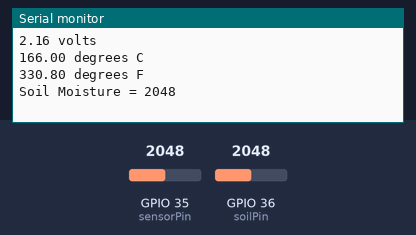
The sketch below on a simulated ESP32. Parts: the last lines printed to the serial monitor. Inputs (shaded band) come from the test bench; at power-on: GPIO 35 (sensorPin) = 2048, GPIO 36 (soilPin) = 2048. WiFi joins after 1.5 s; servers stay silent unless stated.

Above: at 3.0 s.
3.1 s: GPIO 35 (sensorPin) set to 2866
At 4.2 s:
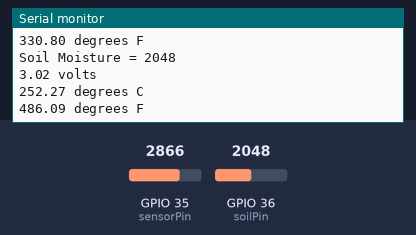
4.6 s: GPIO 36 (soilPin) set to 2866
At 5.7 s:
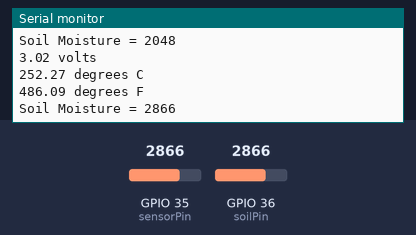
6.1 s: GPIO 35 (sensorPin) set to 3603
7.6 s: GPIO 36 (soilPin) set to 3603
At 8.7 s:
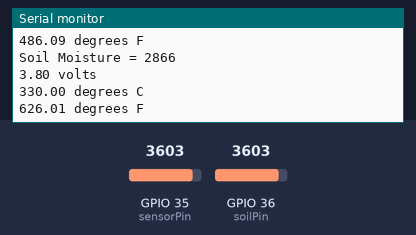
Timing chart, 0 to 10.1 s (numbered marks = the images above; inputs shaded):
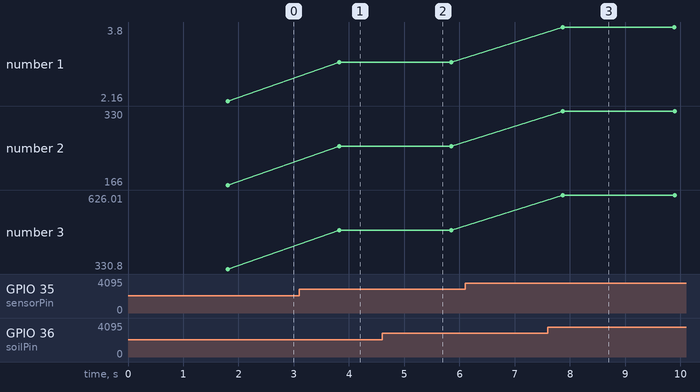

The sketch:

SMART_FARM.ino
```cpp
int sensorPin = 35; //the analog pin the TMP36's Vout (sense)
int val = 0; //value for storing moisture value
int soilPin = 36;//Declare a variable for the soil moisture sensor
int soilPower = 5;// Soil moisture Power

#include <WiFi.h>
#include <WiFiClient.h>
#include <BlynkSimpleEsp32.h>
#include<Servo.h>

BlynkTimer timer;
char auth[] = "300270fd8093438fb664de47d1764762"; // tokebn from blybk app
char ssid[] = "*********";// wifi username
char pass[] = "";// wifi password

Servo waterF;

void setup()
{
  Blynk.begin(auth, ssid, pass);
  Serial.begin(115200);  //Start the serial connection with the computer
  pinMode(soilPower, OUTPUT);//Set D7 as an OUTPUT
  digitalWrite(soilPower, LOW);//Set to LOW so no power is flowing through the sensor
}
//to view the result open the serial monitor


void myTimerEvent()
{
  // You can send any value at any time.
  // Please don't send more that 10 values per second.
  Blynk.virtualWrite(V5, millis() / 1000); // V5, V6, V10 virtual pins
  Blynk.virtualWrite(V6, millis() / 1000);// send data every one millisecond
  Blynk.virtualWrite(V10, millis() / 1000);
}


void loop()                     // loop
{

  Blynk.run();
  timer.run();
  // the voltage reading from the temperature sensor
  int reading = analogRead(sensorPin);

  // converting that reading to voltage to temperature
  float voltage = reading * 1.08;
  voltage /= 1024.0;

  // print out the voltage
  Serial.print(voltage); Serial.println(" volts");

  // now print out the temperature
  float temperatureC = (voltage - 0.5) * 100;  //converting from 10 mv per degree wit 500 mV offset
  //to degrees ((voltage - 500mV) times 100)
  Serial.print(temperatureC); Serial.println(" degrees C");

  // now convert to Fahrenheit
  float temperatureF = (temperatureC * 9.0 / 5.0) + 32.0;
  Serial.print(temperatureF); Serial.println(" degrees F");

  delay(1000); //waiting a second

  Serial.print("Soil Moisture = ");
  //get soil moisture value from the function below and print it
  Serial.println(readSoil());


  Blynk.virtualWrite(V6, temperatureC); // write data to blynk virtual pins
  Blynk.virtualWrite(V5, temperatureF);//
  Blynk.virtualWrite(V10, readSoil());//
  delay(1000);

}

//This is a function used to get the soil moisture content
int readSoil()
{

  digitalWrite(soilPower, HIGH);//turn  "On"
  delay(10);//wait 10 milliseconds
  val = analogRead(soilPin);//Read the SIG value form sensor
  digitalWrite(soilPower, LOW);//turn  "Off"
  return val;//send current moisture value

}
```

Measured:
- after the input at 3.1 s, the serial monitor: prints a new line after 0.73 s (image 1)
- after the input at 4.6 s, the serial monitor: prints a new line after 0.23 s (image 2)
- plotted number 1: 2.16 → 3.02 after the input at 3.1 s
- plotted number 2: 166 → 252.27 after the input at 3.1 s
- plotted number 3: 330.8 → 486.09 after the input at 3.1 s
